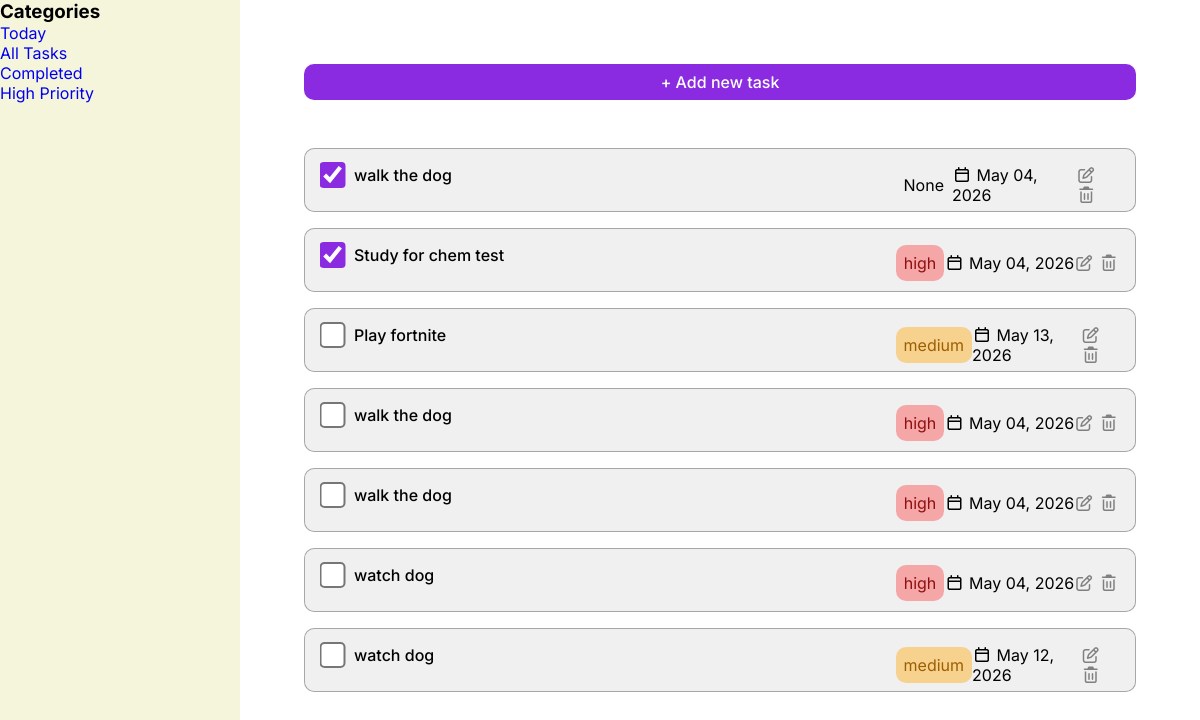
Screenshot of /all-tasks (signed in) with the database file from the repository.
### website/models.py (models this page shows)
class Task(db.Model):
    task_name = db.Column(db.String(1000))
    complete = db.Column(db.Boolean, default=False)
    due = db.Column(db.Date, default=func.now())
    priority = db.Column(db.String(150))
    id = db.Column(db.Integer, primary_key=True)
    user_id = db.Column(db.Integer, db.ForeignKey('user.id'))

### website/views.py (the view)
@views.route("/all-tasks")
@login_required
def all_tasks():
    return render_template('all-tasks.html', user=current_user)

### website/__init__.py (called while the page is built)
def create_app():
    app = Flask(__name__)
    app.config['SECRET_KEY'] = 'djfspfaskddshfosjcks'
    app.config['SQLALCHEMY_DATABASE_URI'] = f'sqlite:///{DB_NAME}'
    db.init_app(app)
    from .auth import auth
    from .views import views
    app.register_blueprint(auth, url_prefix="/auth")
    app.register_blueprint(views, url_prefix="/")
    create_database(app)
    from .models import User
    login_manager = LoginManager()
    login_manager.login_view = 'auth.login'
    login_manager.init_app(app)
    @login_manager.user_loader
    def load_user(id):
        return User.query.get(int(id))
    return app

### website/templates/all-tasks.html
{% extends 'home.html' %} {% block dashboard %}
<button type="button" class="purple-button" id="add-task-btn2">
  <span>&plus;</span> Add new task
</button>
<form class="tasks-container">
  {% if user.tasks %} {% for task in user.tasks %}
  <div
    class="task"
    id="{{ task.id }}-task"
    data-due="{{ task.due.isoformat() }}"
    data-complete="{{ task.complete }}"
  >
    <div>
      <input
        type="checkbox"
        {%
        if
        task.complete
        %}
        checked
        {%
        endif
        %}
        id=""
        onChange="updateTask({{ task.id }})"
      />
      <div class="task-name">
        <p>{{task.task_name}}</p>
      </div>
    </div>
    <div class="task-details">
      <div class="task-priority {{task.priority}}">{{task.priority}}</div>
      <div class="task-date">
        <i class="fa-regular fa-calendar"></i>
        {{task.due.strftime("%b %d, %Y")}}
      </div>
      <div class="edit-delete-buttons">
        <button type="button">
          <i class="fa-regular fa-pen-to-square"></i>
        </button>
        <button type="button" onClick="deleteTask({{ task.id }})">
          <i class="fa-regular fa-trash-can"></i>
        </button>
      </div>
    </div>
  </div>
  {% endfor %} {% endif %}
</form>
{% endblock %}

### website/static/index.css (style rules this page uses)
html { font-family: "Inter", sans-serif; }
*, *::before, *::after { box-sizing: border-box; padding: 0; margin: 0; }
body { background-color: beige; display: flex; align-items: center; justify-content: center; width: 100vw; min-height: 100vh; overflow-x: hidden; }
.purple-button { all: unset; background-color: blueviolet; color: white; font-weight: 500; padding: 8px 0; text-align: center; border-radius: 10px; transition: all 0.3s ease; }
input { border-radius: 10px; padding: 8px; margin: 8px 0 16px 0; border: 1px solid grey; font-family: "Inter", sans-serif; }
.task { display: flex; align-items: flex-start; justify-content: space-between; width: 100%; height: 4rem; background-color: rgba(128, 128, 128, 0.118); border: 1px solid rgba(128, 128, 128, 0.652); margin: 1rem 0; border-radius: 10px; padding: 16px; }
.task-name { font-weight: 500; }
.task > div { display: flex; }
.task input { transform: scale(2); accent-color: blueviolet; margin: 0 15px 0 5px; }
.task-priority { padding: 8px; border-radius: 10px; }
.medium { background-color: rgba(255, 166, 0, 0.412); color: rgb(157, 94, 0); }
.high { background-color: rgba(255, 0, 0, 0.311); color: rgb(144, 16, 16); }
.task-details { display: flex; align-items: center; width: 28%; justify-content: space-evenly; }
.edit-delete-buttons button { all: unset; color: grey; transition: all 0.3s ease; }

### rows the page displays
Task: complete "☑", task_name "walk the dog", priority "None", due "May 04, 2026"
Task: complete "☑", task_name "Study for chem test", priority "high", due "May 04, 2026"
Task: task_name "Play fortnite", priority "medium", due "May 13, 2026"
Task: task_name "walk the dog", priority "high", due "May 04, 2026"
Task: task_name "walk the dog", priority "high", due "May 04, 2026"
Task: task_name "watch dog", priority "high", due "May 04, 2026"
Task: task_name "watch dog", priority "medium", due "May 12, 2026"
